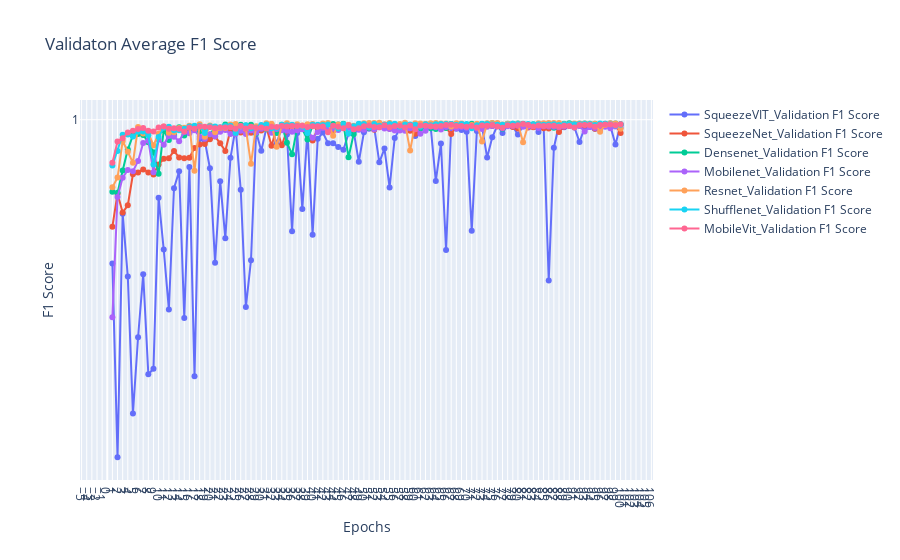

Source (notebook cell):
### Code cell
fig = go.Figure()
for exps in val_f1score_data.keys():
    # plt.plot(epochs, loss_data[exps][0], label=exps + 'Train Loss', marker='o')
    # plt.plot(epochs, loss_data[exps][1], label=exps + 'Validation Loss', marker='o')
    # fig.add_trace(go.Scatter(x=epochs, y=auroc_data[exps][0], mode='lines+markers', name=exps + '_Train Loss'))
    fig.add_trace(go.Scatter(x=epochs, y=val_f1score_data[exps], mode='lines+markers', name=exps + '_Validation F1 Score'))
# fig.add_trace(go.Scatter(x=epochs, y=train_loss, mode='lines+markers', name='Train Loss'))
# fig.add_trace(go.Scatter(x=epochs, y=val_loss, mode='lines+markers', name='Validation Loss'))

fig.update_layout(
    title='Validaton Average F1 Score',
    xaxis_title='Epochs',
    yaxis_title='F1 Score',
    xaxis=dict(tickmode='linear'),
    yaxis=dict(tickmode='linear'),
    # legend=dict(x=0, y=1),
    # grid=dict(),
)

fig.show()
